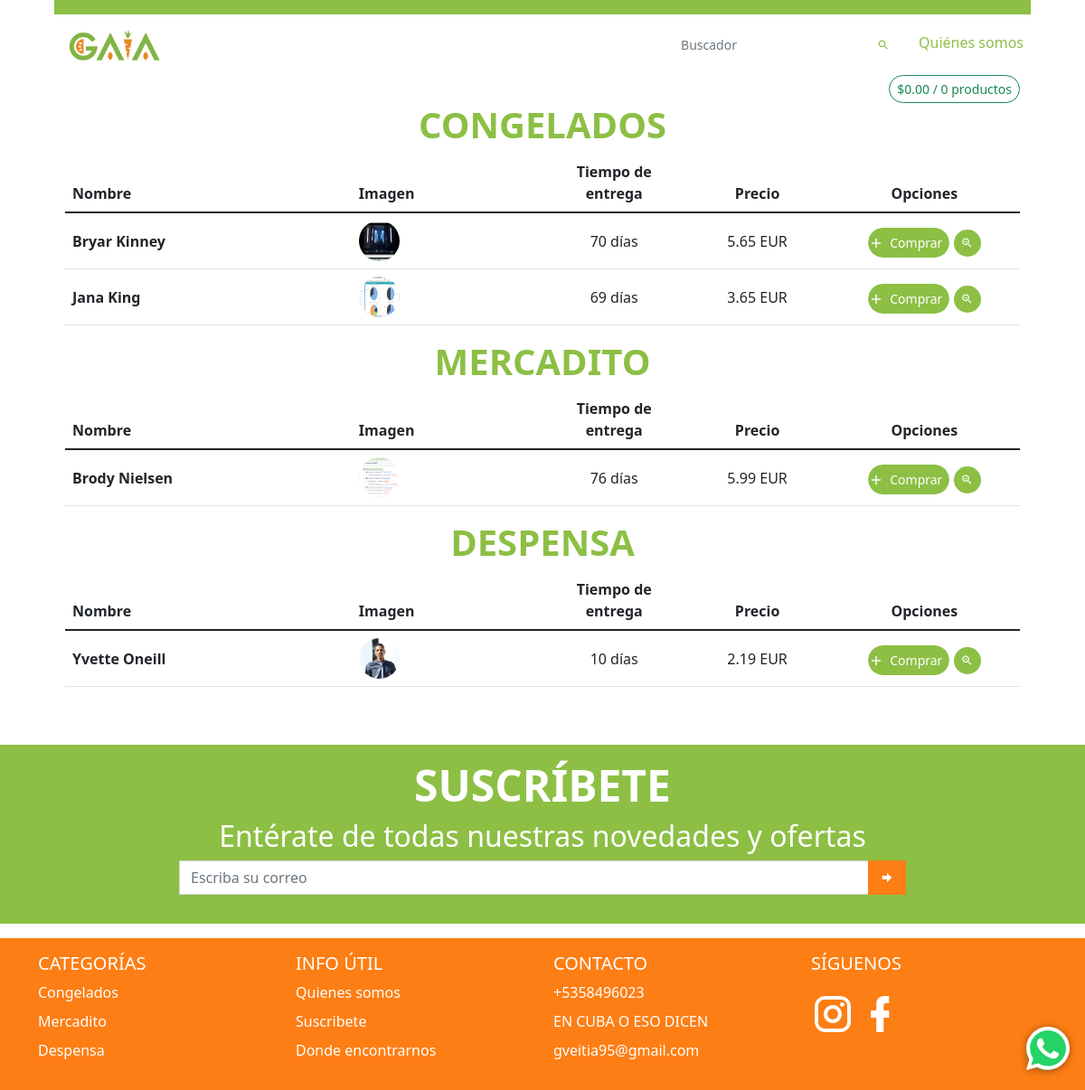
/catalogo/Euro/, run on the app's committed database.
### app_main/models.py (models this page shows, shortened)
class GeneralData(models.Model):
    logo = models.ImageField(upload_to='datos_generales/logo', verbose_name='Logo')
    img_principal = models.ImageField(upload_to='datos_generales/img_principal', verbose_name='Imagen Principal')
    enterprise_name = models.CharField(max_length=100, verbose_name='Nombre de la empresa')
    enterprise_address = models.CharField(max_length=100, verbose_name='Dirección de la empresa', null=True, blank=True)
    taza_cambio = models.FloatField('Taza de cambio', validators=[MinValueValidator(0, 'Debe ser mayor que cero')],
                                    help_text='Valor del Euro en CUP')
    email = models.EmailField('Correo', unique=True,
                              error_messages={'unique': 'Este correo ya existe'})
    phone_number = models.CharField(validators=[phone_regex], max_length=17, unique=True, error_messages={
        'unique': 'Ya este teléfono está registrado'
    }, verbose_name='Celular', null=True, blank=True)
    facebook = models.URLField(verbose_name='Link de Facebook', null=True, blank=True)
    instagram = models.URLField(verbose_name='Link de Instagram', null=True, blank=True)
    def logo_tag(self):
        if self.logo:
            return mark_safe(f'<img src="{self.logo.url}" class="agrandar" width="45" height="45" />')
        return mark_safe(f'<img src="{STATIC_URL}img/empty.png" class="agrandar" width="45" height="45" />')
    logo_tag.short_description = 'Logo'
    def logo_link(self):
        return mark_safe(f'<a href="{self.logo.url}"> {self.logo_tag()}</a>')
    logo_link.short_description = 'Logo'
    def img_principal_tag(self):
        if self.logo:
            return mark_safe(f'<img src="{self.img_principal.url}" class="agrandar" height="45" />')
        return mark_safe(f'<img src="{STATIC_URL}img/empty.png" class="agrandar" width="45" height="45" />')
    img_principal_tag.short_description = 'Img principal'
    def img_principal_link(self):
        return mark_safe(f'<a href="{self.img_principal.url}"> {self.img_principal_tag()}</a>')
    img_principal_link.short_description = 'Img principal'
    class Meta:
        verbose_name = 'Datos Generales'
        verbose_name_plural = verbose_name

class Category(models.Model):
    name = models.CharField(max_length=100, verbose_name='Nombre')
    image = models.ImageField(upload_to='product/img', verbose_name='Imagen Principal', null=True)
    destacado = models.BooleanField('Destacada', default=False)
    class Meta:
        verbose_name = 'Categoría'
        verbose_name_plural = 'Categorías'
        ordering = ('name',)
    def __str__(self):
        return self.name
    @property
    def get_prods_count(self):
        return self.product_set.count() if self.product_set.exists() else 0
    def img_link(self):
        if self.image:
            return mark_safe(
                f'<a href="{self.image.url}"><img src="{self.image.url}" class="agrandar mb-2 mr-2" '
                f'width="40" height="40" /></a>')
        return mark_safe(
            f'<a href="{STATIC_URL}img/empty.png"><img src="{STATIC_URL}img/empty.png" class="agrandar mb-2 mr-2" '
            f'width="40" height="40" /></a>')
    img_link.short_description = 'Imagen'

class Product(models.Model):
    category = models.ForeignKey(Category, on_delete=models.CASCADE, verbose_name='Categoría')
    image = models.ImageField(upload_to='product/img', verbose_name='Imagen Principal', null=True)
    name = models.CharField(max_length=100, verbose_name='Nombre')
    price = models.DecimalField(max_digits=9, verbose_name='Precio', decimal_places=2, help_text='Poner en base a CUP')
    old_price = models.DecimalField(max_digits=9, verbose_name='Precio anterior', decimal_places=2, null=True,
                                    help_text='Este precio debería ser mayor al precio actual', blank=True)
    info = RichTextField(max_length=400, verbose_name='Información', null=True, blank=True)
    about = RichTextField(max_length=400, verbose_name='Sobre el producto', null=True, blank=True)
    is_active = models.BooleanField(default=True, verbose_name='Visible')
    is_important = models.BooleanField(default=True, verbose_name='Destacado')
    stock = models.IntegerField(verbose_name='Cantidad de inventario', default=1)
    date_updated = models.DateTimeField(auto_now=True, null=True, blank=True)
    sales = models.PositiveIntegerField(verbose_name='Ventas', default=0)
    delivery_time = models.PositiveSmallIntegerField('Tiempo de entrega (días)')
    moneda = models.CharField('Moneda', choices=(
        ('CUP', 'CUP'),
        ('Euro', 'Euro'),
        ('Ambas', 'Ambas'),
    ), default='CUP', max_length=200)
    def __str__(self):
        return self.name
    class Meta:
        verbose_name = 'Producto'
        verbose_name_plural = 'Productos'
        ordering = ('category',)
    def info_tag(self):
        return mark_safe(self.info)
    def get_image(self):
        if self.image:
            return self.image.url
        return f'{STATIC_URL}img/empty.png'
    def img_link(self):
        if self.image:
            return mark_safe(
                f'<a href="{self.image.url}"><img src="{self.image.url}" class="agrandar mb-2 mr-2" '
                f'width="50" height="50" /></a>')
        return mark_safe(
            f'<a href="{STATIC_URL}img/empty.png"><img src="{STATIC_URL}img/empty.png" class="agrandar mb-2 mr-2" '
            f'width="50" height="50" /></a>')
    img_link.short_description = 'Vista previa'
    info_tag.short_description = 'Información'

class InfoUtil(models.Model):
    title = models.CharField('Título', max_length=100)
    text = RichTextField("Contenido")
    class Meta:
        verbose_name = 'Información útil'
        verbose_name_plural = 'Informaciones útiles'
    def text_tag(self):
        return mark_safe(self.text)
    text_tag.short_description = 'Texto'

### app_main/views.py (the view)
# urls.py: path('catalogo/Euro/', CatalogoEuroView.as_view(), name='catalogo-euro'),
class CatalogoEuroView(StartPageEuro):
    template_name = 'catalogo_euro.html'
    def get_context_data(self, *, object_list=None, **kwargs):
        context = super().get_context_data()
        context['title'] = 'Catálogo | Productos CUP'
        context['tipo_moneda'] = 'EUR'
        context['is_euro'] = True
        return context

### app_cart/cart.py (called while the page is built)
    def all(self, ):
        return list(self.session[settings.CART_SESSION_ID].values())

### app_cart/templatetags/cart_tag.py (called while the page is built)
@register.filter()
def dividir(value, arg):
    return float(value) / float(arg)

### app_main/views.py (called while the page is built)
    def get_queryset(self):
        qs = super().get_queryset()
        if self.request.GET.get('search'):
            qs = qs.filter(name__icontains=self.request.GET.get('search'))
            self.request.session['search'] = self.request.GET.get('search')
            self.request.session['active'] = '2'
        elif 'search' in self.request.session:
            del self.request.session['search']
            del self.request.session['active']
        self.request.session['index_url'] = str(reverse_lazy('index-cup'))
        print(qs)
        return qs

    def dispatch(self, request, *args, **kwargs):
        return super().dispatch(request, *args, **kwargs)

### app_main/templates/catalogo_euro.html (shortened to what this page needs)
{% extends 'startpage.html' %}
{% load static %}
{% block navbar %}
    <nav class="navbar bg-semi-success"></nav>
    <nav class="navbar bg-white navbar-expand-sm">
        <ul class="navbar-nav">
            <li class="nav-item">
                <div class="nav-link">
                    <a href="{{ index_url }}"><img
                            src="{% if business.img_principal %} {{ business.img_principal.url }} {% else %} {% static logo %} {% endif %}"
                            class="ps-2" alt="gaia" height="35"></a>
                </div>
            </li>
        </ul>
        <ul class="navbar-nav ms-auto ">
            <li class="nav-item">
                <div class="nav-link">
                    <form action="">
                        <div class="input-group input-group-sm pe-2">
                            <input type="search" class="form-control border-0 ps-0 rounded-0"
                                   placeholder="Buscador" value="{{ search }}"
                                   aria-label="Example text with button addon"
                                   aria-describedby="button-addon1" name="search">
                            <button class="btn border-0" type="submit" id="button-addon1"><i
                                    class="mdi mdi-magnify text-semi-success"></i></button>
                        </div>
                    </form>
                </div>
            </li>
            <li class="nav-item">
                <a class="nav-link text-semi-success pe-2 text-end {% if active == 'project' %} active {% endif %}"
                   href="{% url 'info' %}">Quiénes somos</a>
            </li>
        </ul>
    </nav>
{% endblock %}
{% block content %}
    <div class="text-end">
        <button class="btn btn-outline-success btn-sm rounded-pill" type="button"
                data-bs-toggle="offcanvas"
                data-bs-target="#offcanvasRight" aria-controls="offcanvasRight" id="botoncito-verde">
            $0.00
            / {{ products_in_cart|length }} productos
        </button>
    </div>
    {% include 'table_products_euro.html' %}
{% endblock %}

### templates/table_products_euro.html (shortened to what this page needs)
{% load cart_tag %}
{% for category in all_categories %}
    <div class="table-responsive">
        <h1 class="text-center text-semi-success text-uppercase display-6 fw-bold user-select-none"
            id="category{{ category.id }}">{{ category }}</h1>
        <table class="table table-hover">
            <thead>
            <tr>
                <th scope="col">Nombre</th>
                <th scope="col">Imagen</th>
                <th class="text-center" scope="col">Tiempo de entrega</th>
                <th class="text-center" scope="col">Precio</th>
                <th class="text-center" scope="col">Opciones</th>
            </tr>
            </thead>
            <tbody class="table-group-divider">
            {% for product in object_list %}
                {% if product.category == category %}
                    <tr class="" style="vertical-align: middle">
                        <th scope="row" style="width: 30%">{{ product.name }}</th>
                        <td style="width: 20%"><img src="{{ product.get_image }}" alt="image" height="45" width="45"
                                                    class="rounded-pill">
                        </td>
                        <td class="text-center " style="width: 15%">{{ product.delivery_time }} días</td>
                        <td class="text-center"
                            style="width: 15%">{{ product.price |dividir:business.taza_cambio | floatformat:2 }} {{ tipo_moneda }}</td>
                        <td class="text-center" style="width: 20%">
                            <Button Class="Button add_to_cart mt-1 btn-success btn btn-success" name="{{ product.id }}">
                                <Span>Comprar</Span>
                            </Button>
                            <button type="button"
                                    class="btn btn-success mt-1 border-0 bg-semi-success btn-sm rounded-pill btn-table-ver"
                                    data-bs-toggle="modal" data-bs-target="#product_modal" name="{{ product.id }}">
                                <i class="mdi mdi-magnify-plus-outline"></i>
                            </button>
                        </td>
                    </tr>
                {% endif %}
            {% endfor %}
            </tbody>
        </table>
    </div>
{% endfor %}

### templates/footer.html (shortened to what this page needs)
{% load static %}
<footer class="bd-footer mt-5 bg-semi-success">
    <div class="mx-auto py-3 w-75 px-md-5 px-0">
        <h1 class="text-center text-white text-uppercase display-5 fw-bold user-select-none">suscríbete</h1>
        <h2 class="text-white text-center ">Entérate de todas nuestras novedades y ofertas</h2>
        <form action="" method="post" id="suscriptor-form">
            <div class="input-group mb-3">
                <input type="email" name="email" class="form-control rounded-0" placeholder="Escriba su correo"
                       aria-label="Recipient's username" required aria-describedby="button-addon2"
                       id="suscriptor-email">
                <button class="btn bg-orange rounded-0" type="submit" id="button-addon2"><i
                        class="mdi mdi-arrow-right-bold"></i>
                </button>
            </div>
        </form>
    </div>
</footer>
<footer class="bd-footer mt-3 bg-orange">
    <div class="container pt-3">
        <div class="row">
            <div class="col-6 col-md-3  mb-3">
                <h5>CATEGORÍAS</h5>
                <ul class="list-unstyled">
                    {% for category in all_categories %}
                        <li class="mb-2"><a href="#" class="text-decoration-none text-white">{{ category.name }}</a>
                        </li>
                    {% endfor %}
                </ul>
            </div>
            <div class="col-6 col-md-3  mb-3">
                <h5>INFO ÚTIL</h5>
                <ul class="list-unstyled">
                    {% for info in infoUtil_list %}
                        <li class="mb-2"><a href="{% url 'info' %}#{{ info.id }}" class="text-decoration-none text-white">{{ info.title }}</a></li>
                    {% endfor %}
                </ul>
            </div>
            <div class="col-6 col-md-3  mb-3">
                <h5>CONTACTO</h5>
                <ul class="list-unstyled">
                    <li class="mb-2"><a href="#" class="text-decoration-none text-white">{{ business.phone_number }}</a>
                    </li>
                    <li class="mb-2"><a href="#"
                                        class="text-decoration-none text-white">{{ business.enterprise_address }}</a>
                    </li>
                    <li class="mb-2"><a href="#" class="text-decoration-none text-white">{{ business.email }}</a></li>
                </ul>
            </div>
            <div class="col-6 col-md-3  mb-3">
                <h5>SÍGUENOS</h5>
                <div>
                    <a href="{{ business.instagram }}"><i class="mdi mdi-instagram mdi-48px text-white"></i></a>
                    <a href="{{ business.facebook }}"><i class="mdi mdi-facebook mdi-48px text-white"></i></a>
                </div>
            </div>
        </div>
    </div>
</footer>

### static/css/custom_styles.css (style rules this page uses)
.bg-semi-success { background-color: #8cbf44; }
.text-semi-success { color: #8cbf44; }
.bg-orange { background-color: #fd7e14 !important; border-color: #fd7e14; color: #fff }

### data on the page
GeneralData: img_principal (picture), phone_number "+5358496023", enterprise_address "EN CUBA O ESO DICEN", email "gveitia95@gmail.com"
Category: name "CONGELADOS", name "Congelados"
Product: name "Bryar Kinney", get_image (picture), delivery_time "70", price|dividir "5.65", tipo_moneda "EUR"
Product: name "Jana King", get_image (picture), delivery_time "69", price|dividir "3.65", tipo_moneda "EUR"
Category: name "MERCADITO", name "Mercadito"
Product: name "Brody Nielsen", get_image (picture), delivery_time "76", price|dividir "5.99", tipo_moneda "EUR"
Category: name "DESPENSA", name "Despensa"
Product: name "Yvette Oneill", get_image (picture), delivery_time "10", price|dividir "2.19", tipo_moneda "EUR"
InfoUtil: title "Quienes somos"
InfoUtil: title "Suscribete"
InfoUtil: title "Donde encontrarnos"

### other printed values
{{ products_in_cart|length }} "0"
